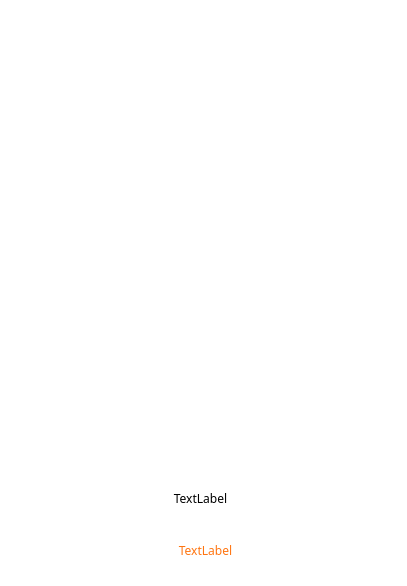
<?xml version="1.0" encoding="UTF-8"?>
<ui version="4.0">
 <class>d2_ProductItem</class>
 <widget class="QPushButton" name="d2_ProductItem">
  <property name="geometry">
   <rect>
    <x>0</x>
    <y>0</y>
    <width>407</width>
    <height>586</height>
   </rect>
  </property>
  <property name="sizePolicy">
   <sizepolicy hsizetype="Preferred" vsizetype="Preferred">
    <horstretch>0</horstretch>
    <verstretch>0</verstretch>
   </sizepolicy>
  </property>
  <property name="windowTitle">
   <string>Form</string>
  </property>
  <property name="styleSheet">
   <string notr="true">#d2_ProductItem {
    background-color: rgb(255, 255, 255);
    border-radius:  12px;
}</string>
  </property>
  <layout class="QVBoxLayout" name="verticalLayout_2">
   <property name="spacing">
    <number>0</number>
   </property>
   <property name="leftMargin">
    <number>0</number>
   </property>
   <property name="topMargin">
    <number>0</number>
   </property>
   <property name="rightMargin">
    <number>0</number>
   </property>
   <property name="bottomMargin">
    <number>0</number>
   </property>
   <item>
    <widget class="QWidget" name="backgroundWidget" native="true">
     <property name="styleSheet">
      <string notr="true">#backgroundWidget {
    background-color: rgb(255, 255, 255);
    border-radius:  15px;
}
</string>
     </property>
     <widget class="QLabel" name="d2_lblName">
      <property name="geometry">
       <rect>
        <x>0</x>
        <y>478</y>
        <width>401</width>
        <height>41</height>
       </rect>
      </property>
      <property name="font">
       <font>
        <family>Baloo Cyrillic</family>
       </font>
      </property>
      <property name="text">
       <string>TextLabel</string>
      </property>
      <property name="alignment">
       <set>Qt::AlignCenter</set>
      </property>
     </widget>
     <widget class="QLabel" name="d2_lblStatus">
      <property name="geometry">
       <rect>
        <x>100</x>
        <y>220</y>
        <width>201</width>
        <height>51</height>
       </rect>
      </property>
      <property name="minimumSize">
       <size>
        <width>0</width>
        <height>0</height>
       </size>
      </property>
      <property name="text">
       <string/>
      </property>
      <property name="scaledContents">
       <bool>true</bool>
      </property>
      <property name="alignment">
       <set>Qt::AlignCenter</set>
      </property>
     </widget>
     <widget class="QLabel" name="d2_lblPrice">
      <property name="geometry">
       <rect>
        <x>0</x>
        <y>530</y>
        <width>411</width>
        <height>41</height>
       </rect>
      </property>
      <property name="font">
       <font>
        <family>Baloo Cyrillic</family>
       </font>
      </property>
      <property name="styleSheet">
       <string notr="true">color: rgb(255, 117, 17);</string>
      </property>
      <property name="text">
       <string>TextLabel</string>
      </property>
      <property name="alignment">
       <set>Qt::AlignCenter</set>
      </property>
     </widget>
     <widget class="QLabel" name="d2_lblNumberBackground">
      <property name="geometry">
       <rect>
        <x>0</x>
        <y>0</y>
        <width>171</width>
        <height>121</height>
       </rect>
      </property>
      <property name="font">
       <font>
        <family>Baloo Cyrillic</family>
        <pointsize>14</pointsize>
       </font>
      </property>
      <property name="styleSheet">
       <string notr="true">#d2_lblNumberBackground{
	color: rgb(255, 255, 255);
	border-image: url(:/desing2/background/number-background.png);
	border-top-left-radius: 12px;
}

#d2_lblNumberBackground::disabled{
	color: rgb(255, 255, 255);
	border-image: url(:/desing2/background/number-background - disable.png);
	border-top-left-radius: 12px;
}</string>
      </property>
      <property name="text">
       <string/>
      </property>
      <property name="alignment">
       <set>Qt::AlignLeading|Qt::AlignLeft|Qt::AlignTop</set>
      </property>
      <property name="margin">
       <number>25</number>
      </property>
      <property name="indent">
       <number>0</number>
      </property>
     </widget>
     <widget class="QLabel" name="d2_lblNumber">
      <property name="geometry">
       <rect>
        <x>-20</x>
        <y>10</y>
        <width>131</width>
        <height>51</height>
       </rect>
      </property>
      <property name="styleSheet">
       <string notr="true">color: rgb(255, 255, 255);</string>
      </property>
      <property name="text">
       <string>1</string>
      </property>
      <property name="alignment">
       <set>Qt::AlignCenter</set>
      </property>
     </widget>
     <widget class="QWidget" name="d2_widgetImage" native="true">
      <property name="geometry">
       <rect>
        <x>10</x>
        <y>100</y>
        <width>391</width>
        <height>371</height>
       </rect>
      </property>
      <property name="styleSheet">
       <string notr="true"/>
      </property>
      <layout class="QHBoxLayout" name="horizontalLayout">
       <property name="spacing">
        <number>0</number>
       </property>
       <property name="leftMargin">
        <number>0</number>
       </property>
       <property name="topMargin">
        <number>0</number>
       </property>
       <property name="rightMargin">
        <number>0</number>
       </property>
       <property name="bottomMargin">
        <number>0</number>
       </property>
       <item alignment="Qt::AlignHCenter|Qt::AlignVCenter">
        <widget class="QLabel" name="d2_lblImage">
         <property name="minimumSize">
          <size>
           <width>0</width>
           <height>0</height>
          </size>
         </property>
         <property name="styleSheet">
          <string notr="true">QLabel{
	border-image: url(:/desing2/1080x1920/png/toy/Slime_ninja.png)0 0 0 0 stretch stretch;
}</string>
         </property>
         <property name="text">
          <string/>
         </property>
         <property name="scaledContents">
          <bool>false</bool>
         </property>
         <property name="alignment">
          <set>Qt::AlignCenter</set>
         </property>
        </widget>
       </item>
      </layout>
     </widget>
     <zorder>d2_widgetImage</zorder>
     <zorder>d2_lblName</zorder>
     <zorder>d2_lblStatus</zorder>
     <zorder>d2_lblPrice</zorder>
     <zorder>d2_lblNumberBackground</zorder>
     <zorder>d2_lblNumber</zorder>
    </widget>
   </item>
  </layout>
 </widget>
 <resources/>
 <connections/>
</ui>
